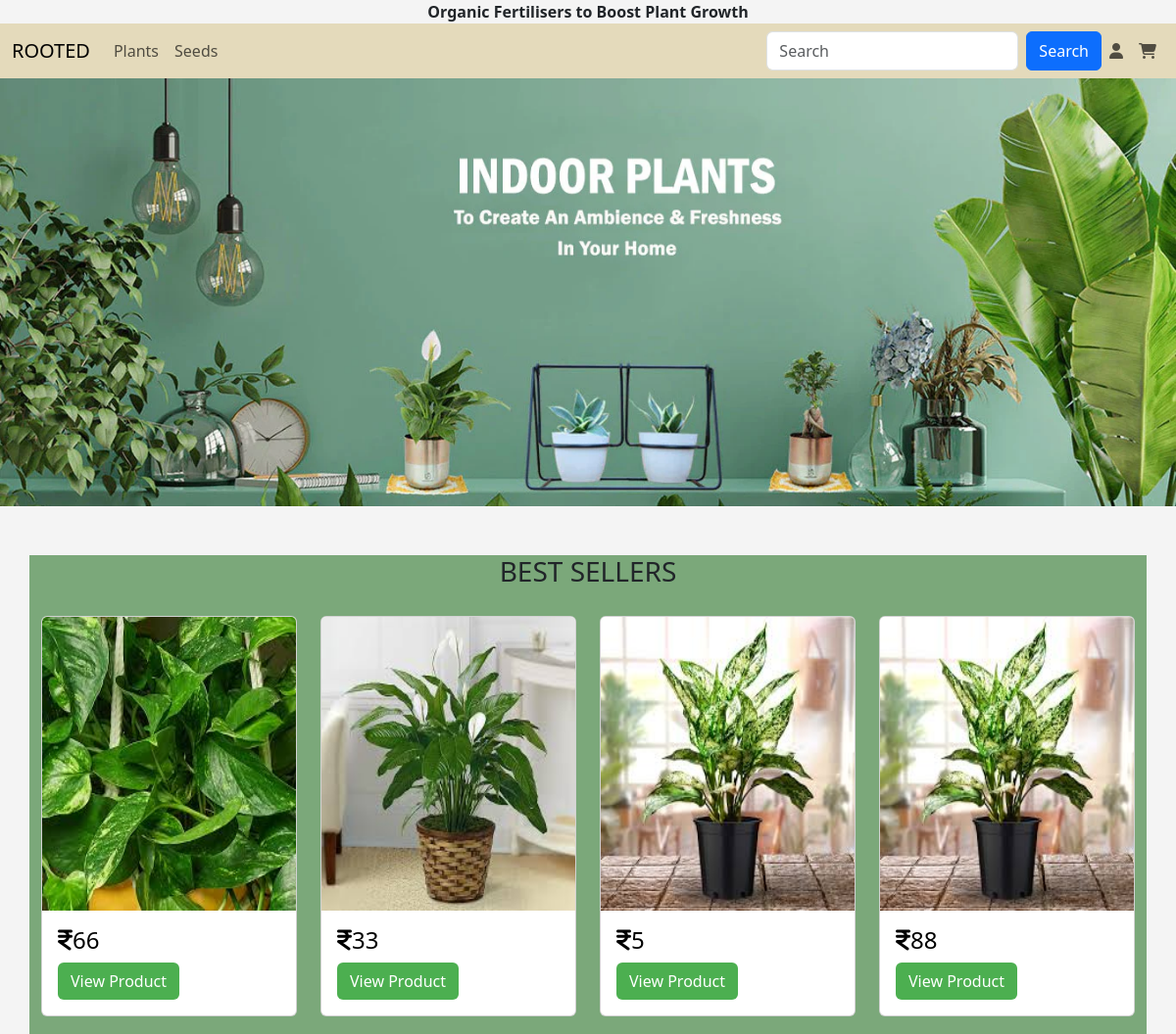
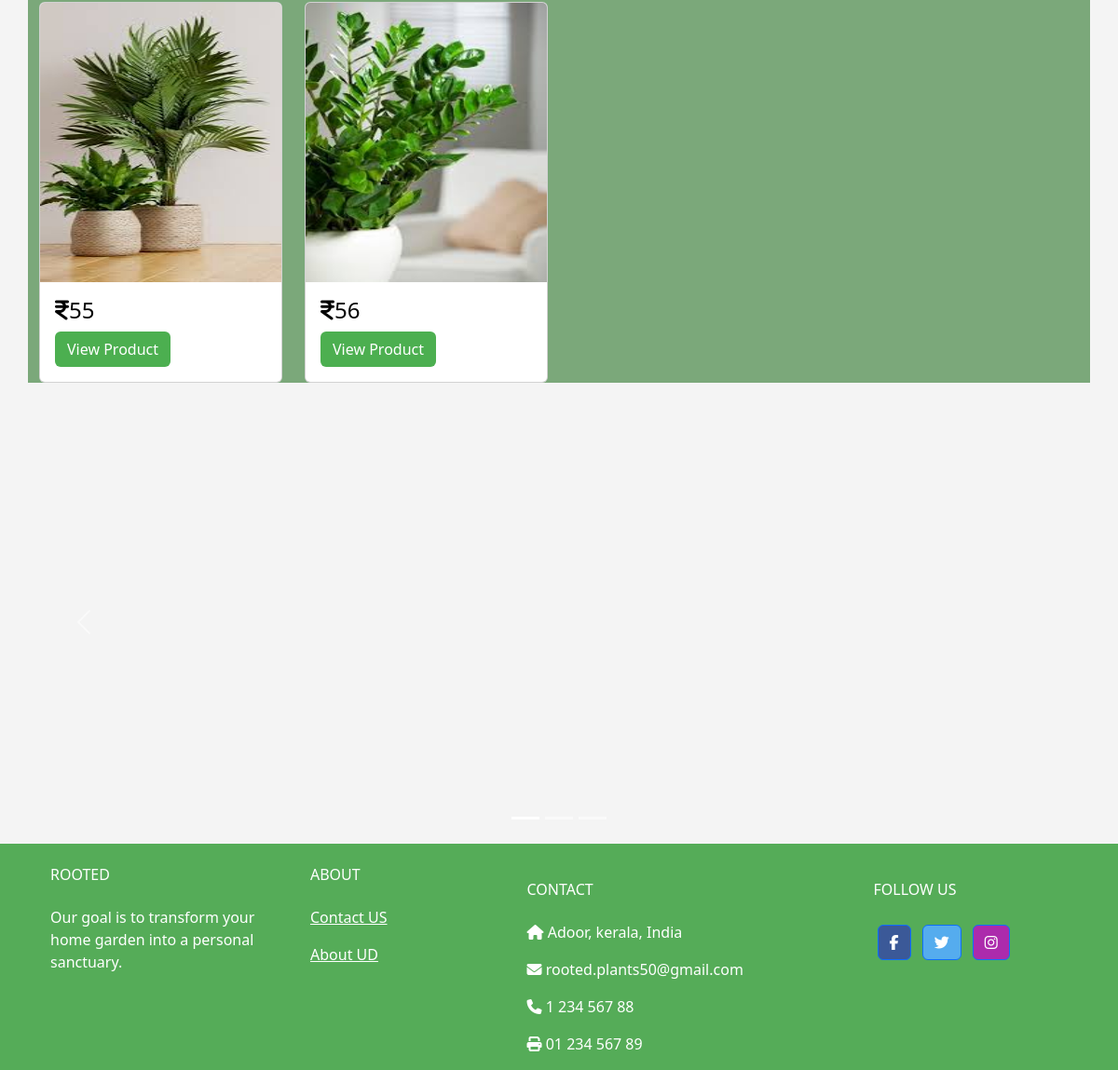
The page / on the database its author committed (2 pictures, top to bottom).
### app/models.py (models this page shows, shortened)
class Main_cat(models.Model):
    m_name=models.TextField(unique=True)

class Plants(models.Model):
    p_id=models.TextField()
    name=models.TextField()
    p_catg=models.TextField()
    p_dis=models.TextField()
    price=models.IntegerField()
    offer_price=models.IntegerField()
    img=models.FileField()
    img2=models.FileField()
    catg=models.ForeignKey(Category,on_delete=models.CASCADE)
    mcatg=models.ForeignKey(Main_cat,on_delete=models.CASCADE)

### app/views.py (the view)
# urls.py: path('',views.user_home),
def user_home(req):
    data=Plants.objects.all()[::-1]
    c_data=Category.objects.all()
    p_data=Plants.objects.all()
    m_data=Main_cat.objects.all()
    return render(req,'user/userhome.html',{'Plants':data,'c_data':c_data,'p_data':p_data,'m_data':m_data})

### templates/user/userhome.html (shortened to what this page needs)
<!DOCTYPE html>
<html lang="en">
<head>
    {% load static %}
    <link rel="stylesheet" href="https://cdnjs.cloudflare.com/ajax/libs/font-awesome/6.6.0/css/all.min.css">
    <link href="https://cdn.jsdelivr.net/npm/bootstrap@5.3.3/dist/css/bootstrap.min.css" rel="stylesheet">
    <link rel="stylesheet" href="{% static 'css/style.css'%}">
</head>
<body>
      <div class="divtop">
      <div  class="carousel slide" data-bs-ride="carousel">
        <div class="carousel-inner">
          <div class="carousel-item active">
            <b class="cdata">Organic Fertilisers to Boost Plant Growth</b>
          </div>
        </div>
      </div>
    </div>
<nav class="navbar navbar-expand-sm " id="navb">
  <div class="container-fluid">
    <a class="navbar-brand" href="homep">ROOTED</a>
    <div class="collapse navbar-collapse" id="collapsibleNavbar">
      <ul class="navbar-nav me-auto">
        {% for i in m_data%}
        <li class="nav-item" id="dropdown">
          <a href="" class="nav-link" id="dropbtn">{{i.m_name}}</a>
        {% endfor %}
      </ul>
      <form class="d-flex">
        <input class="form-control me-2" type="text" placeholder="Search">
        <button class="btn btn-primary" type="button">Search</button>
        <ul class="navbar-nav me-auto">
          <li class="nav-item">
            <a class="nav-link" href="m_login"><i class="fa-solid fa-user"></i></a>
          </li>
          <li class="nav-item">
            <a class="nav-link" href="view_cart"><i class="fa-solid fa-cart-shopping"></i></a>
          </li>
        </ul>
      </form>
    </div>
  </div>
</nav>
<div class="topimg">
<img src="{% static 'images/top.webp'%}" alt="">
</div>
<div class="container" style="margin-top: 50px; background-color: #357c33a1;" >
  <h3 style="text-align: center;">BEST SELLERS</h3>
  <div class="row" id="pp">
    {% for plant in Plants %}
    <div class="col-lg-3" id="oo">
      <a href="" style="text-decoration: none; color: black;"><div class="card" style="margin-top: 20px;">
        <img class="card-img-top" src="{{plant.img.url}}" alt="Card image" style="width:100%; height: 300px;">
        <div class="card-body">
          <h4 class="card-title"><i class="fa-solid fa-indian-rupee-sign"></i>{{plant.price}}</h4>
          <a href="view_pro/{{plant.pk}}" class="btn" style="background-color: #4CAF50; color: white;">View Product</a>
        </div></a>
      </div>
    </div>
    {% endfor %}
<div id="demo" class="carousel slide" data-bs-ride="carousel" style="margin-top:20px ;">
  <div class="carousel-indicators">
    <button type="button" data-bs-target="#demo" data-bs-slide-to="0" class="active"></button>
    <button type="button" data-bs-target="#demo" data-bs-slide-to="1"></button>
    <button type="button" data-bs-target="#demo" data-bs-slide-to="2"></button>
  </div>
  <div class="carousel-inner">
    <div class="carousel-item active">
      <img src="{%static 'images/crslimg1.webp'%}" alt="" class="d-block" style="width:100%; height:50%;">
    </div>
  </div>
  <button class="carousel-control-prev" type="button" data-bs-target="#demo" data-bs-slide="prev">
    <span class="carousel-control-prev-icon"></span>
  </button>
  <button class="carousel-control-next" type="button" data-bs-target="#demo" data-bs-slide="next">
    <span class="carousel-control-next-icon"></span>
  </button>
</div>
<footer
class="text-center text-lg-start text-white"
    border-color: #4CAF50;
    style="background-color: #55ac58"
>
<div class="container p-4 pb-0">
<div class="row">
<div class="col-md-3 ">
  <h6 class="text-uppercase mb-4 font-weight-bold">
    ROOTED
  </h6>
  <p>
    Our goal is to transform your home garden into a personal sanctuary.
  </p>
</div>
<div class="col-md-2 ">
  <h6 class="text-uppercase mb-4 font-weight-bold">ABOUT</h6>
  <p>
    <a class="text-white">Contact US</a>
  </p>
  <p>
    <a class="text-white">About UD</a>
  </p>
</div>
<div class="col-md-4 col-lg-3 col-xl-3 mx-auto mt-3">
  <h6 class="text-uppercase mb-4 font-weight-bold">Contact</h6>
  <p><i class="fas fa-home mr-3"></i> Adoor, kerala, India</p>
  <p><i class="fas fa-envelope mr-3"></i> rooted.plants50@gmail.com</p>
  <p><i class="fas fa-phone mr-3"></i> 1 234 567 88</p>
  <p><i class="fas fa-print mr-3"></i> 01 234 567 89</p>
</div>
<div class="col-md-3 col-lg-2 col-xl-2 mx-auto mt-3">
  <h6 class="text-uppercase mb-4 font-weight-bold">Follow us</h6>
  <a
     class="btn btn-primary btn-floating m-1"
     style="background-color: #3b5998"
     href="#!"
     role="button"
     ><i class="fab fa-facebook-f"></i
    ></a>
  <a
     class="btn btn-primary btn-floating m-1"
     style="background-color: #55acee"
     href="#!"
     role="button"
     ><i class="fab fa-twitter"></i
    ></a>
  <a
     class="btn btn-primary btn-floating m-1"
     style="background-color: #ac2bac"
     href="#!"
     role="button"
     ><i class="fab fa-instagram"></i
    ></a>
</div>
</div>
</div>
</footer>
</body>
</html>

### static/css/style.css (style rules this page uses)
body { background-color: #f4f4f4; }
.carousel-item { text-align: center; }
#navb { background-color: #e4dabb; }
.navbar-nav { display:flex; align-content: center; }
#dropdown { float: left; overflow: hidden; }
.topimg img { width: 100%; max-width: 100%; }

### rows shown on the page
Main_cat: m_name "Plants"
Main_cat: m_name "Seeds"
Plants: img (picture), price "66"
Plants: img (picture), price "33"
Plants: img (picture), price "5"
Plants: img (picture), price "88"
Plants: img (picture), price "55"
Plants: img (picture), price "56"
